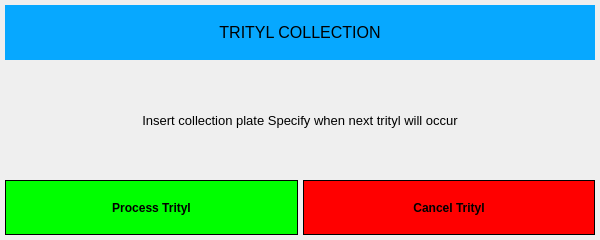
<?xml version="1.0" encoding="UTF-8"?>
<ui version="4.0">
 <class>tritry_collection</class>
 <widget class="QMainWindow" name="tritry_collection">
  <property name="geometry">
   <rect>
    <x>0</x>
    <y>0</y>
    <width>600</width>
    <height>240</height>
   </rect>
  </property>
  <property name="windowTitle">
   <string>MainWindow</string>
  </property>
  <widget class="QWidget" name="centralwidget">
   <layout class="QVBoxLayout" name="verticalLayout_2" stretch="0">
    <property name="spacing">
     <number>5</number>
    </property>
    <property name="leftMargin">
     <number>5</number>
    </property>
    <property name="topMargin">
     <number>5</number>
    </property>
    <property name="rightMargin">
     <number>5</number>
    </property>
    <property name="bottomMargin">
     <number>5</number>
    </property>
    <item>
     <layout class="QVBoxLayout" name="verticalLayout" stretch="1,2,1">
      <item>
       <widget class="QLabel" name="label">
        <property name="font">
         <font>
          <pointsize>12</pointsize>
         </font>
        </property>
        <property name="styleSheet">
         <string notr="true">background-color: rgb(7, 168, 255);</string>
        </property>
        <property name="text">
         <string>TRITYL COLLECTION</string>
        </property>
        <property name="alignment">
         <set>Qt::AlignCenter</set>
        </property>
       </widget>
      </item>
      <item>
       <widget class="QLabel" name="label_2">
        <property name="font">
         <font>
          <pointsize>10</pointsize>
         </font>
        </property>
        <property name="text">
         <string>Insert collection plate Specify when next trityl will occur</string>
        </property>
        <property name="alignment">
         <set>Qt::AlignCenter</set>
        </property>
       </widget>
      </item>
      <item>
       <layout class="QHBoxLayout" name="horizontalLayout">
        <item>
         <widget class="QPushButton" name="btn_restart">
          <property name="sizePolicy">
           <sizepolicy hsizetype="Preferred" vsizetype="Preferred">
            <horstretch>0</horstretch>
            <verstretch>0</verstretch>
           </sizepolicy>
          </property>
          <property name="font">
           <font>
            <weight>75</weight>
            <bold>true</bold>
           </font>
          </property>
          <property name="styleSheet">
           <string notr="true">QPushButton

{
background-color: rgb(0, 255, 0);
	border: 1 solid;
}
QPushButton:pressed 
{
background: rgb(211,211,211);
}</string>
          </property>
          <property name="text">
           <string>Process Trityl</string>
          </property>
         </widget>
        </item>
        <item>
         <widget class="QPushButton" name="btn_shutdown">
          <property name="sizePolicy">
           <sizepolicy hsizetype="Preferred" vsizetype="Preferred">
            <horstretch>0</horstretch>
            <verstretch>0</verstretch>
           </sizepolicy>
          </property>
          <property name="font">
           <font>
            <weight>75</weight>
            <bold>true</bold>
           </font>
          </property>
          <property name="styleSheet">
           <string notr="true">QPushButton

{
background-color: rgb(255, 0, 0);
	border: 1 solid;
}
QPushButton:pressed 
{
background: rgb(211,211,211);
}</string>
          </property>
          <property name="text">
           <string>Cancel Trityl</string>
          </property>
         </widget>
        </item>
       </layout>
      </item>
     </layout>
    </item>
   </layout>
  </widget>
 </widget>
 <resources/>
 <connections/>
</ui>
